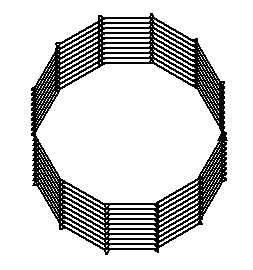

Write the Python code that produced this figure.
"""
   篱笆.py
"""
import turtle

def draw_triangle():
    """画正三角形函数"""
    for _ in range(3):
        turtle.fd(5)
        turtle.right(120)

turtle.delay(0)
turtle.speed(0)
turtle.setheading(90)
turtle.pensize(2)
for _ in range(10):
    # 下面是画正12边形，
    # 不过在移动之前先画了一个小三角形
    for _ in range(12):
        draw_triangle()
        turtle.fd(50)
        turtle.left(30)
    turtle.fd(5)

turtle.done()
